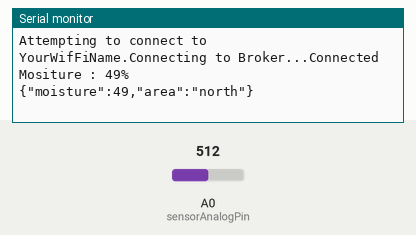
This sketch was run on a simulated Arduino Uno, built with avr-gcc and run on an emulated ATmega328P. Shown: the last lines printed to the serial monitor. The inputs (shaded band) are chosen by the test bench; at power-on: A0 (sensorAnalogPin) = 512. WiFi joins after 1.5 s; servers stay silent unless stated; no MQTT or app messages arrive unless stated.

Above: at 3.2 s.
3.3 s: A0 (sensorAnalogPin) set to 716
At 4.7 s:
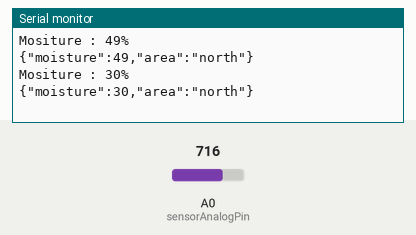
6.0 s: A0 (sensorAnalogPin) set to 900
At 7.4 s:
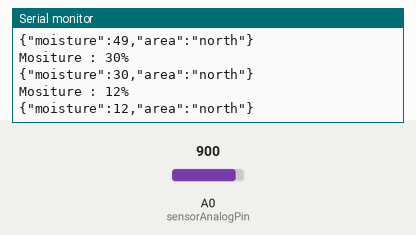
Timing chart, 0 to 9.0 s (numbered marks = the images above; inputs shaded):
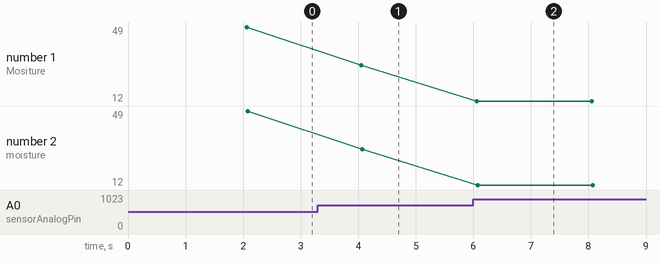

Measured:
- after the input at 3.3 s, the serial monitor: prints a new line after 0.76 s (image 1)
- after the input at 6.0 s, the serial monitor: prints a new line after 0.06 s (image 2)
- plotted number 1: 49 → 30 after the input at 3.3 s, 30 → 12 after the input at 6.0 s
- plotted number 2: 49 → 30 after the input at 3.3 s, 30 → 12 after the input at 6.0 s

The sketch:

Moisture.ino
```cpp
/*
     ESP8266-01

  o     o   o     o
  GND             RX


  TX    3.3       3.3
  o     o   o     o

*/

#include <WiFiEspClient.h>
#include <WiFiEsp.h>
#include <WiFiEspUdp.h>
#include <PubSubClient.h>
#include "SoftwareSerial.h"

#define WIFI_AP "YourWifFiName"          // Replace with your WiFi name
#define WIFI_PASSWORD "YourWifFiPassword"    // Replace with your WiFi password

#define server "IP_Address"         // Replace with your broker Ip Address

//ESP8266 TX is connected to Arduino Digital Pin 8
#define ESP8266_TX_PIN 8

//ESP8266 RX is connected to Arduino Digital Pin 7
#define ESP8266_RX_PIN 7


// Initialize the WiFi client object
WiFiEspClient espClient;
PubSubClient client(espClient);

                     // Rx        ,        Tx
SoftwareSerial soft(ESP8266_TX_PIN,ESP8266_RX_PIN);

int status = WL_IDLE_STATUS;

// select the input pin for the potentiometer
int sensorAnalogPin = A0;

// variable to store the value coming from the sensor
int moisture = 0;

void setup()
{
    pinMode(sensorAnalogPin, INPUT);
    Serial.begin(9600);
    InitWiFi();
    client.setServer( server, 1883 );
}

void loop()
{

  if(WiFi.status() != WL_CONNECTED){
   connectWiFi();
  }

  if ( !client.connected()){
    reconnect();
  }

  // Call the function to publish to the Server
  publishToBroker();

  // Update and send only after 2 seconds
  delay(2000);

  client.loop();
}


void publishToBroker()
{
  // getting moisture value
  moisture = readSoilMoisture(sensorAnalogPin);

  // Prepare a JSON payload string
  String payload = "{";
  payload += "\"moisture\":";
  payload += moisture;
  payload += ",";
  payload += "\"area\":";
  payload += "\"north\"";
  payload += "}";


  char Data[200];
  payload.toCharArray( Data, 200 );

  // Send payload
  client.publish( "north/moisture", Data );
  Serial.println( Data );
}

void InitWiFi()
{
  // initialize serial for ESP module
  soft.begin(9600);
  // initialize ESP module
  WiFi.init(&soft);
  // check for the presence of the shield
  if (WiFi.status() == WL_NO_SHIELD)
  {
    Serial.println("WiFi shield not present");
    // don't continue
    while (true);
  }
  connectWiFi();
}

void connectWiFi(){

  while ( status != WL_CONNECTED) {
    Serial.print("Attempting to connect to ");
    Serial.print(WIFI_AP);
    Serial.print(".");
    // Connect to WPA/WPA2 network
    status = WiFi.begin(WIFI_AP, WIFI_PASSWORD);
    delay(500);
    }
  }

void reconnect()
{
  // Loop until we're reconnected
  while (!client.connected())
  {
    Serial.print("Connecting to Broker...");

    // Attempt to connect (clientId, username, password)
    if ( client.connect("Moisture Publisher ") )
    {
      Serial.println( "Connected" );
    }
    else
    {
      Serial.print( "Failed to connect with status = " );
      Serial.print( client.state() );
      Serial.println( " : retrying in 5 seconds" );
      // Wait 5 seconds before retrying
      delay( 5000 );
    }
  }
}

int readSoilMoisture(int sensorAnalogPin)
{


   // read the value from the sensor:
  int sensorValue = analogRead(sensorAnalogPin);

  // coverting value in Scale of 0 to 100
  sensorValue = map(sensorValue,1023,0,0,100);

  Serial.print("Mositure : ");
  Serial.print(sensorValue);
  Serial.println("%");
  return (int)sensorValue;

}
```
